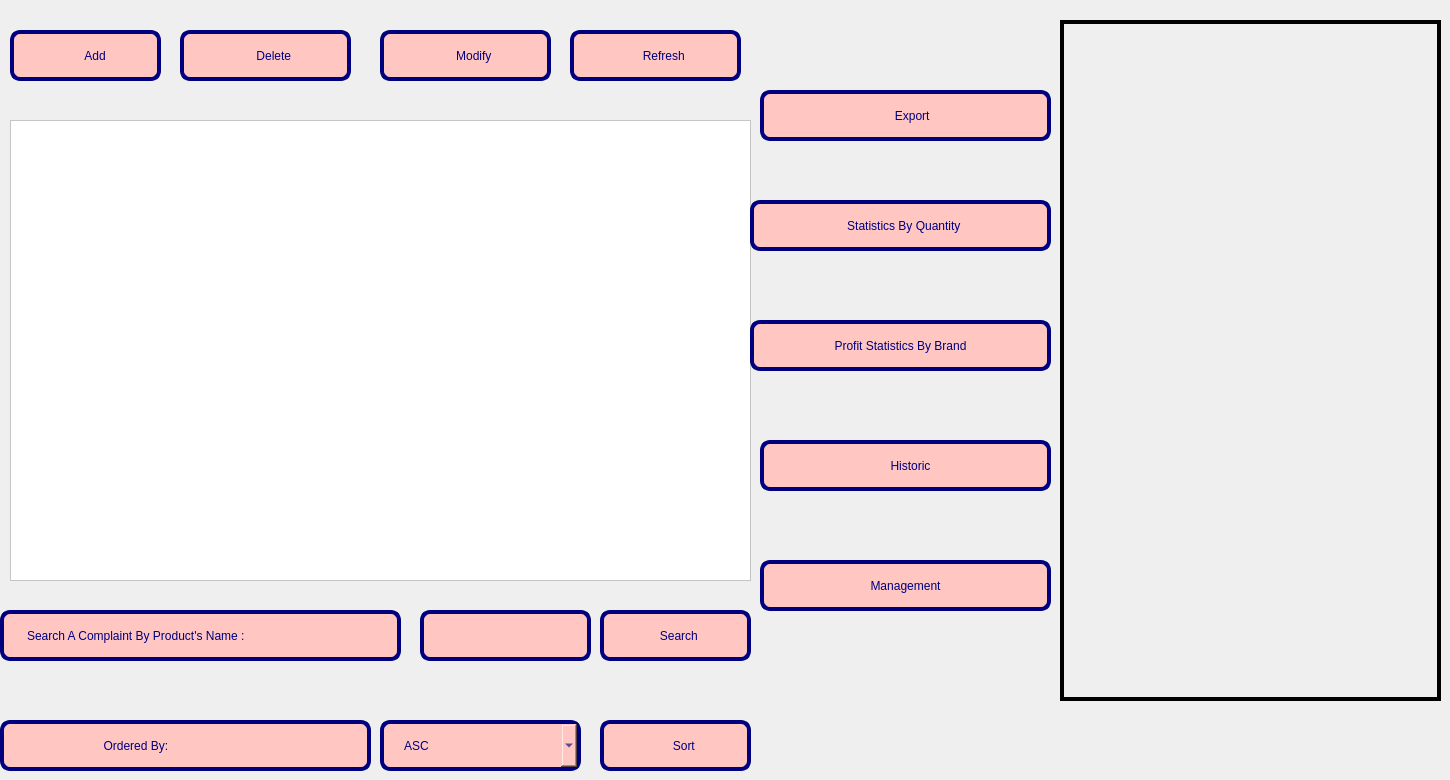
    <widget class="QWidget" name="page">
     <widget class="QTableView" name="tableView">
      <property name="geometry">
       <rect>
        <x>10</x>
        <y>120</y>
        <width>741</width>
        <height>461</height>
       </rect>
      </property>
      <property name="styleSheet">
       <string notr="true">background-color: rgb(255, 255, 255);</string>
      </property>
      <property name="selectionBehavior">
       <enum>QAbstractItemView::SelectionBehavior::SelectRows</enum>
      </property>
     </widget>
     <widget class="QPushButton" name="allerAjoutBtn">
      <property name="geometry">
       <rect>
        <x>10</x>
        <y>30</y>
        <width>151</width>
        <height>51</height>
       </rect>
      </property>
      <property name="styleSheet">
       <string notr="true">
background-color:rgb(255, 198, 194);


font: 700 11pt &quot;Segoe UI&quot;;
border-radius:10px;
color: rgb(0, 0, 127);
border: 4px solid rgb(0, 0, 127);
 padding: 10px 20px; 
 cursor: pointer;
</string>
      </property>
      <property name="text">
       <string>      Add</string>
      </property>
      <property name="icon">
       <iconset resource="resources.qrc">
        <normaloff>:/resources/imgs/ajouter-un-bouton.png</normaloff>:/resources/imgs/ajouter-un-bouton.png</iconset>
      </property>
      <property name="iconSize">
       <size>
        <width>35</width>
        <height>35</height>
       </size>
      </property>
     </widget>
     <widget class="QPushButton" name="pushButton_2">
      <property name="geometry">
       <rect>
        <x>380</x>
        <y>30</y>
        <width>171</width>
        <height>51</height>
       </rect>
      </property>
      <property name="styleSheet">
       <string notr="true">background-color:rgb(255, 198, 194);
font: 700 11pt &quot;Segoe UI&quot;;
border-radius:10px;
color: rgb(0, 0, 127);
border: 4px solid rgb(0, 0, 127); 
 padding: 10px 20px; 
 cursor: pointer;
</string>
      </property>
      <property name="text">
       <string>     Modify</string>
      </property>
      <property name="icon">
       <iconset resource="resources.qrc">
        <normaloff>:/resources/imgs/mettre-a-jour-les-fleches.png</normaloff>:/resources/imgs/mettre-a-jour-les-fleches.png</iconset>
      </property>
      <property name="iconSize">
       <size>
        <width>35</width>
        <height>35</height>
       </size>
      </property>
     </widget>
     <widget class="QPushButton" name="pushButton_3">
      <property name="geometry">
       <rect>
        <x>180</x>
        <y>30</y>
        <width>171</width>
        <height>51</height>
       </rect>
      </property>
      <property name="styleSheet">
       <string notr="true">background-color:rgb(255, 198, 194);
font: 700 11pt &quot;Segoe UI&quot;;
border-radius:10px;
color: rgb(0, 0, 127);
border: 4px solid rgb(0, 0, 127); 
 padding: 10px 20px; 
 cursor: pointer;
</string>
      </property>
      <property name="text">
       <string>     Delete</string>
      </property>
      <property name="icon">
       <iconset resource="resources.qrc">
        <normaloff>:/resources/imgs/supprimer.png</normaloff>:/resources/imgs/supprimer.png</iconset>
      </property>
      <property name="iconSize">
       <size>
        <width>35</width>
        <height>35</height>
       </size>
      </property>
     </widget>
     <widget class="QPushButton" name="rfchBtn">
      <property name="geometry">
       <rect>
        <x>570</x>
        <y>30</y>
        <width>171</width>
        <height>51</height>
       </rect>
      </property>
      <property name="styleSheet">
       <string notr="true">background-color:rgb(255, 198, 194);
font: 700 11pt &quot;Segoe UI&quot;;
border-radius:10px;
color: rgb(0, 0, 127);
border: 4px solid rgb(0, 0, 127); 
 padding: 10px 20px;
 cursor: pointer;
</string>
      </property>
      <property name="text">
       <string>     Refresh</string>
      </property>
      <property name="icon">
       <iconset resource="resources.qrc">
        <normaloff>:/resources/imgs/mettre-a-jour-les-fleches.png</normaloff>:/resources/imgs/mettre-a-jour-les-fleches.png</iconset>
      </property>
      <property name="iconSize">
       <size>
        <width>35</width>
        <height>35</height>
       </size>
      </property>
     </widget>
     <widget class="QPushButton" name="rechercherBtn">
      <property name="geometry">
       <rect>
        <x>600</x>
        <y>610</y>
        <width>151</width>
        <height>51</height>
       </rect>
      </property>
      <property name="styleSheet">
       <string notr="true">background-color:rgb(255, 198, 194);
font: 700 11pt &quot;Segoe UI&quot;;
border-radius:10px;
color: rgb(0, 0, 127);
border: 4px solid rgb(0, 0, 127); 
padding: 10px 20px; 
cursor: pointer;
</string>
      </property>
      <property name="text">
       <string>  Search</string>
      </property>
      <property name="icon">
       <iconset resource="resources.qrc">
        <normaloff>:/resources/imgs/chercher.png</normaloff>:/resources/imgs/chercher.png</iconset>
      </property>
      <property name="iconSize">
       <size>
        <width>35</width>
        <height>35</height>
       </size>
      </property>
     </widget>
     <widget class="QLineEdit" name="lineEdit_recherche">
      <property name="geometry">
       <rect>
        <x>420</x>
        <y>610</y>
        <width>171</width>
        <height>51</height>
       </rect>
      </property>
      <property name="styleSheet">
       <string notr="true">background-color:rgb(255, 198, 194);
font: 700 11pt &quot;Segoe UI&quot;;
border-radius:10px;
border: 4px solid rgb(0, 0, 127); 
padding: 10px 20px; 
cursor: pointer;</string>
      </property>
      <property name="text">
       <string/>
      </property>
     </widget>
     <widget class="QLabel" name="category">
      <property name="geometry">
       <rect>
        <x>0</x>
        <y>610</y>
        <width>401</width>
        <height>51</height>
       </rect>
      </property>
      <property name="styleSheet">
       <string notr="true">background-color:rgb(255, 198, 194);
font: 700 11pt &quot;Segoe UI&quot;;
border-radius:10px;
color: rgb(0, 0, 127);
border: 4px solid rgb(0, 0, 127); 
padding: 10px 20px;
cursor: pointer;
</string>
      </property>
      <property name="text">
       <string>Search A Complaint By Product's Name :</string>
      </property>
     </widget>
     <widget class="QLabel" name="on_explorerButton_clicked">
      <property name="geometry">
       <rect>
        <x>0</x>
        <y>720</y>
        <width>371</width>
        <height>51</height>
       </rect>
      </property>
      <property name="styleSheet">
       <string notr="true">background-color:rgb(255, 198, 194);
font: 9pt &quot;Segoe UI&quot;;
font: 700 11pt &quot;Segoe UI&quot;;
border-radius:10px;
color: rgb(0, 0, 127);
border: 4px solid rgb(0, 0, 127); 
padding: 10px 20px; 
cursor: pointer;
</string>
      </property>
      <property name="text">
       <string>                       Ordered By:</string>
      </property>
     </widget>
     <widget class="QComboBox" name="comboBox_sort">
      <property name="geometry">
       <rect>
        <x>380</x>
        <y>720</y>
        <width>201</width>
        <height>51</height>
       </rect>
      </property>
      <property name="styleSheet">
       <string notr="true">background-color:rgb(255, 198, 194);
font: 700 11pt &quot;Segoe UI&quot;;
border-radius:10px;
color: rgb(0, 0, 127);
border: 4px solid rgb(0, 0, 127); 
padding: 10px 20px; 
cursor: pointer;
</string>
      </property>
      <item>
       <property name="text">
        <string>ASC</string>
       </property>
      </item>
      <item>
       <property name="text">
        <string>DESC</string>
       </property>
      </item>
     </widget>
     <widget class="QPushButton" name="sortBtn">
      <property name="geometry">
       <rect>
        <x>600</x>
        <y>720</y>
        <width>151</width>
        <height>51</height>
       </rect>
      </property>
      <property name="styleSheet">
       <string notr="true">background-color:rgb(255, 198, 194);
font: 700 11pt &quot;Segoe UI&quot;;
border-radius:10px;
color: rgb(0, 0, 127);
border: 4px solid rgb(0, 0, 127); 
padding: 10px 20px; 
cursor: pointer;
</string>
      </property>
      <property name="text">
       <string>     Sort</string>
      </property>
      <property name="icon">
       <iconset resource="resources.qrc">
        <normaloff>:/resources/imgs/filtre.png</normaloff>:/resources/imgs/filtre.png</iconset>
      </property>
      <property name="iconSize">
       <size>
        <width>35</width>
        <height>35</height>
       </size>
      </property>
     </widget>
     <widget class="QPushButton" name="statisticsBtn">
      <property name="geometry">
       <rect>
        <x>750</x>
        <y>200</y>
        <width>301</width>
        <height>51</height>
       </rect>
      </property>
      <property name="styleSheet">
       <string notr="true">background-color:rgb(255, 198, 194);
font: 700 11pt &quot;Segoe UI&quot;;
border-radius:10px;
color: rgb(0, 0, 127);
border: 4px solid rgb(0, 0, 127);
padding: 10px 20px;
cursor: pointer;</string>
      </property>
      <property name="text">
       <string>  Statistics By Quantity</string>
      </property>
      <property name="icon">
       <iconset resource="resources.qrc">
        <normaloff>:/resources/imgs/diagramme-circulaire.png</normaloff>:/resources/imgs/diagramme-circulaire.png</iconset>
      </property>
      <property name="iconSize">
       <size>
        <width>35</width>
        <height>35</height>
       </size>
      </property>
     </widget>
     <widget class="QPushButton" name="btn_gestion_stocks">
      <property name="geometry">
       <rect>
        <x>760</x>
        <y>560</y>
        <width>291</width>
        <height>51</height>
       </rect>
      </property>
      <property name="styleSheet">
       <string notr="true">background-color:rgb(255, 198, 194);
font: 700 11pt &quot;Segoe UI&quot;;
border-radius:10px;
color: rgb(0, 0, 127);
border: 4px solid rgb(0, 0, 127); 
  padding: 10px 20px; 
  cursor: pointer;</string>
      </property>
      <property name="text">
       <string>Management</string>
      </property>
      <property name="icon">
       <iconset resource="resources.qrc">
        <normaloff>:/resources/imgs/importer-exporter.png</normaloff>:/resources/imgs/importer-exporter.png</iconset>
      </property>
      <property name="iconSize">
       <size>
        <width>35</width>
        <height>35</height>
       </size>
      </property>
     </widget>
     <widget class="QPushButton" name="exportButton_6">
      <property name="geometry">
       <rect>
        <x>760</x>
        <y>90</y>
        <width>291</width>
        <height>51</height>
       </rect>
      </property>
      <property name="styleSheet">
       <string notr="true">background-color:rgb(255, 198, 194);
font: 700 11pt &quot;Segoe UI&quot;;
border-radius:10px;
color: rgb(0, 0, 127);
border: 4px solid rgb(0, 0, 127); 
 padding: 10px 20px; 
 cursor: pointer;</string>
      </property>
      <property name="text">
       <string>    Export</string>
      </property>
      <property name="icon">
       <iconset resource="resources.qrc">
        <normaloff>:/resources/imgs/importer-exporter.png</normaloff>:/resources/imgs/importer-exporter.png</iconset>
      </property>
      <property name="iconSize">
       <size>
        <width>35</width>
        <height>35</height>
       </size>
      </property>
     </widget>
     <widget class="QPushButton" name="buttonHistorique">
      <property name="geometry">
       <rect>
        <x>760</x>
        <y>440</y>
        <width>291</width>
        <height>51</height>
       </rect>
      </property>
      <property name="styleSheet">
       <string notr="true">background-color:rgb(255, 198, 194);
font: 700 11pt &quot;Segoe UI&quot;;
border-radius:10px;
color: rgb(0, 0, 127);
border: 4px solid rgb(0, 0, 127); 
padding: 10px 20px;
cursor: pointer;</string>
      </property>
      <property name="text">
       <string>   Historic</string>
      </property>
      <property name="icon">
       <iconset resource="resources.qrc">
        <normaloff>:/resources/imgs/fichier.png</normaloff>:/resources/imgs/fichier.png</iconset>
      </property>
      <property name="iconSize">
       <size>
        <width>35</width>
        <height>35</height>
       </size>
      </property>
     </widget>
     <widget class="QLabel" name="historiqueLabel">
      <property name="geometry">
       <rect>
        <x>1060</x>
        <y>20</y>
        <width>381</width>
        <height>681</height>
       </rect>
      </property>
      <property name="styleSheet">
       <string notr="true">border: 4px solid rgb(0, 0, 0);
padding: 10px 20px;
cursor: pointer;</string>
      </property>
      <property name="text">
       <string/>
      </property>
     </widget>
     <widget class="QPushButton" name="stat">
      <property name="geometry">
       <rect>
        <x>750</x>
        <y>320</y>
        <width>301</width>
        <height>51</height>
       </rect>
      </property>
      <property name="styleSheet">
       <string notr="true">background-color:rgb(255, 198, 194);
font: 700 11pt &quot;Segoe UI&quot;;
border-radius:10px;
color: rgb(0, 0, 127);
border: 4px solid rgb(0, 0, 127); 
padding: 10px 20px; 
cursor: pointer;

</string>
      </property>
      <property name="text">
       <string>Profit Statistics By Brand</string>
      </property>
      <property name="icon">
       <iconset resource="resources.qrc">
        <normaloff>:/resources/imgs/diagramme-circulaire.png</normaloff>:/resources/imgs/diagramme-circulaire.png</iconset>
      </property>
      <property name="iconSize">
       <size>
        <width>34</width>
        <height>34</height>
       </size>
      </property>
     </widget>
    </widget>
